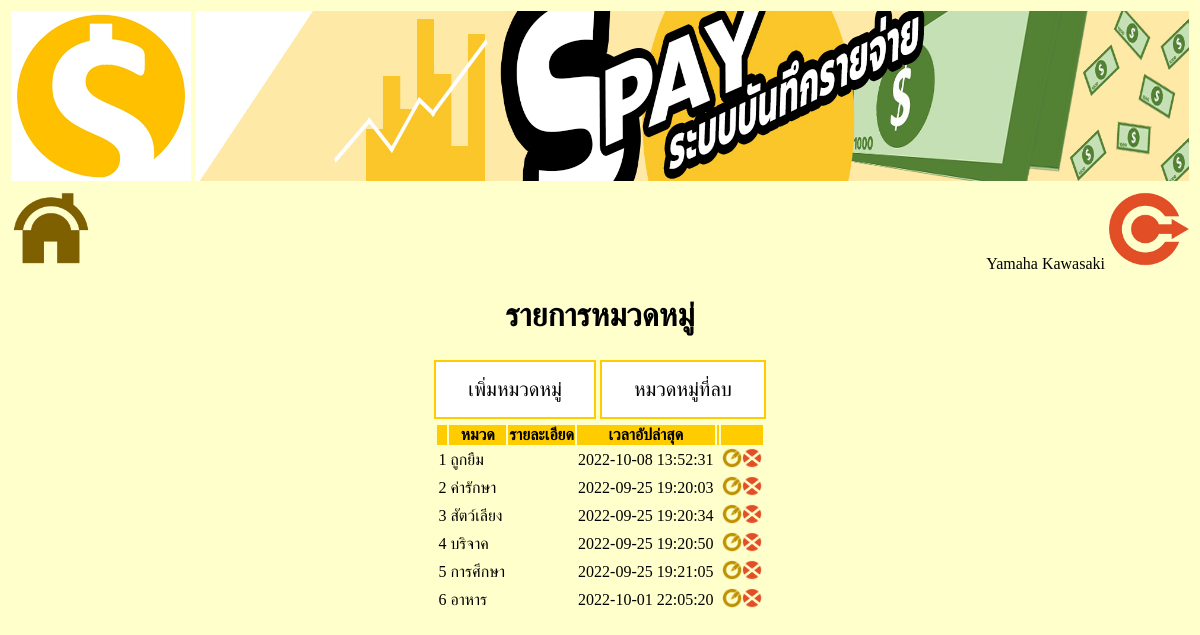
The page /f_spay_type.php (signed in) on the database its author committed.
### tables this page shows
CREATE TABLE `payment_type` (
  `id` int(11) NOT NULL,
  `name` text  NOT NULL,
  `description` text  NOT NULL,
  `is_delete` tinyint(1) NOT NULL,
  `last_update` datetime NOT NULL,
  `user` varchar(10)  NOT NULL
);

### f_spay_type.php (the view, shortened to what this page needs)
<!DOCTYPE html>
<html>
<head>
</head>
<body bgcolor ="#FFFFCC">
<?php
require_once("db_connect.php");
require_once("header.php");
?>
<tr>
 <td>
 <center>
<?php
echo "<h1 align='center'>รายการหมวดหมู่</h1>\n";
 $string =  '<input type="button" button class="button button1" onclick="window.location.href=\'f_spay_addtype.php\'" value="เพิ่มหมวดหมู่">'.
 '<input type="button" button class="button button1" onclick="window.location.href=\'f_spay_deletetype.php\'" value="หมวดหมู่ที่ลบ">';
 echo $string;
?>
</center>
</td>
</tr>
<center>
<?php
echo "<form method='post' action=''>\n";
echo "<table>\n";
echo "<tr bgcolor='#FFCC00'>\n";
echo "<th></th>\n";
echo "<th>หมวด</th>\n";
echo "<th>รายละเอียด</th>\n";
echo "<th>เวลาอัปล่าสุด</th>\n";
echo "<th></th>\n";
echo "<th></th>\n";
echo "</tr>\n";
$sql  = "SELECT id, name, description, is_delete, last_update ";
$sql .=	"FROM payment_type where is_delete != 1 and user = '". $_SESSION["user"] ."' ";
$sql .=	"ORDER BY id, name";
$rs = $db_conn->query($sql)
	or die ("Error: " . $sql . "<br/><br/>");
if($rs->num_rows > 0) {
	$i = 1;
	while($row = $rs->fetch_assoc()) {
		echo "<tr>\n";
    echo "<td>".$i."</td>\n";
		echo "<td>".$row["name"]."</td>\n";
		echo "<td>".$row["description"]."</td>\n";
		echo "<td>".$row["last_update"]."</td>\n";
		echo "<td>";
		echo "</td>\n";
		echo "<td align='center'>";
		echo "<a href='f_spay_updatetype.php?id=".$row["id"]."'/>";
		echo "<img src='./image/edit.png' height='20'/></a>";
		echo "<a href='spay_deletetype.php?id=".$row["id"]."'/>";
		echo "<img src='./image/delete.png' height='20'/></a></td>\n";
		echo "</tr>\n";
		$i++;
	}
}
else
{
	echo "<tr>\n";
	echo "<td colspan='8'>Data not found.</td>\n";
	echo "</tr>\n";
}
?>
</center>
</body>
</html>

### f_spay_type.php (style rules this page uses)
.button { border: none; color: white; padding: 16px 32px; text-align: center; text-decoration: none; display: inline-block; font-size: 20px; margin: 4px 2px; transition-duration: 0.4s; cursor: pointer; }
.button1 { background-color: white; color: black; border: 2px solid #FFCC00; }

### rows shown on the page
payment_type: name "ถูกยืม", last_update "2022-10-08 13:52:31"
payment_type: name "ค่ารักษา", last_update "2022-09-25 19:20:03"
payment_type: name "สัตว์เลียง", last_update "2022-09-25 19:20:34"
payment_type: name "บริจาค", last_update "2022-09-25 19:20:50"
payment_type: name "การศึกษา", last_update "2022-09-25 19:21:05"
payment_type: name "อาหาร", last_update "2022-10-01 22:05:20"

### other values the page prints
$_SESSION["firstname"] "Yamaha"
$_SESSION["lastname"] "Kawasaki"
